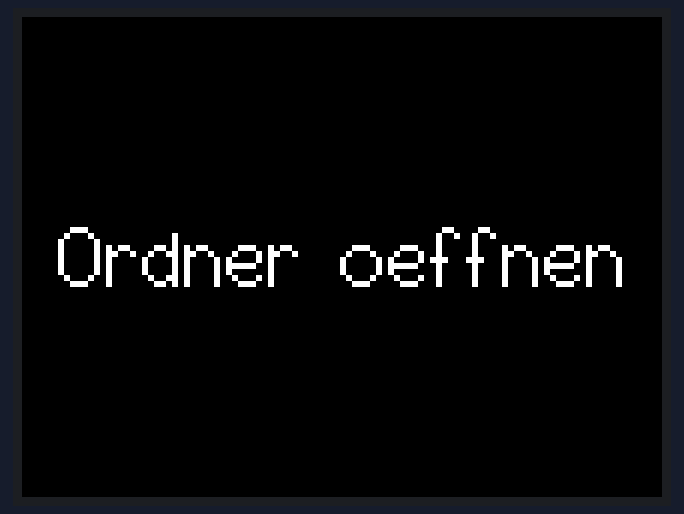
Simulated run of this sketch. Board: ESP32. On the bench: 320×240 colour display.

Above: at 5.2 s.

The sketch:

M5Stack_OPEN.ino
```cpp
#include <M5Stack.h>

void setup()
{
    delay(5000);
    M5.begin(true, true, true);
    M5.Lcd.setBrightness(255);
    M5.Lcd.setTextWrap(true, true);
    M5.Lcd.setTextSize(3);
    M5.Lcd.setTextDatum(MC_DATUM);
    M5.Lcd.drawString("Ordner oeffnen", 160, 120, 2);
}

void loop(){}
```
